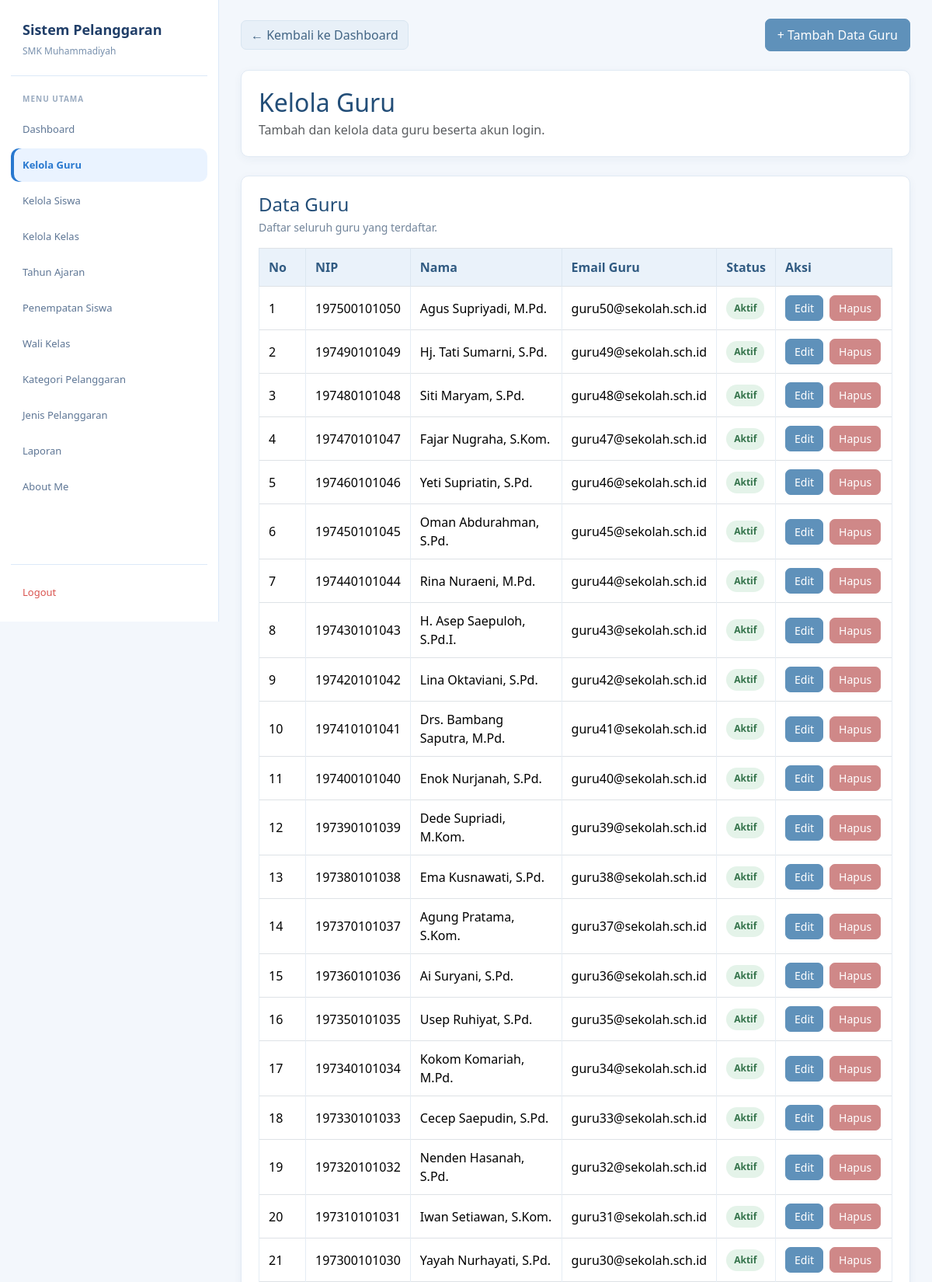
Page /admin/guru.php (signed in, upper part) on the committed database.
### tables this page shows
CREATE TABLE `t_guru` (
  `id` int(11) NOT NULL,
  `nip` varchar(30) NOT NULL,
  `nama` varchar(150) NOT NULL,
  `email` varchar(150) NOT NULL,
  `status_aktif` tinyint(1) NOT NULL,
  `user_id` int(11) DEFAULT NULL,
  `created_at` timestamp NULL DEFAULT current_timestamp(),
  `updated_at` timestamp NULL DEFAULT current_timestamp()
);

### admin/guru.php (the view, shortened to what this page needs)
<?php
include "../config/koneksi.php";
$bukaForm = false;
$query = mysqli_query(
    $koneksi,
    "SELECT g.* FROM t_guru g ORDER BY g.id DESC"
);
function e($value): string {
    return htmlspecialchars(
        (string)($value ?? ''),
        ENT_QUOTES,
        'UTF-8'
    );
}
?>
<!DOCTYPE html>
<html lang="id">
<head>
    <link href="https://cdn.jsdelivr.net/npm/bootstrap@5.3.8/dist/css/bootstrap.min.css" rel="stylesheet">
    <link href="https://cdn.datatables.net/2.3.4/css/dataTables.bootstrap5.min.css" rel="stylesheet">
</head>
<body>
<aside class="sidebar">
    <?php include "layout/sidebar.php"; ?>
</aside>
<main class="main">
    <div class="container py-2">
        <div class="d-flex flex-wrap justify-content-between align-items-center gap-2 mb-4">
            <a href="../dashboard.php" class="btn btn-secondary">
                &larr; Kembali ke Dashboard
            </a>
            <button
                type="button"
                class="btn btn-primary"
                id="tombolTambah"
                data-bs-toggle="collapse"
                data-bs-target="#formTambahGuru"
                aria-expanded="<?= $bukaForm ? 'true' : 'false'; ?>"
                aria-controls="formTambahGuru">
                + Tambah Data Guru
            </button>
        </div>
        <div class="card mb-4">
            <div class="card-body">
                <h2 class="judul mb-1">Kelola Guru</h2>
                <p class="text-muted mb-0">
                    Tambah dan kelola data guru beserta akun login.
                </p>
            </div>
        </div>
        <div class="card">
            <div class="card-body">
                <h4 class="mb-1">Data Guru</h4>
                <p class="keterangan mb-3">
                    Daftar seluruh guru yang terdaftar.
                </p>
                <div class="table-responsive">
                    <table
                        id="tabelGuru"
                        class="table table-bordered table-hover align-middle w-100">
                        <thead>
                            <tr>
                                <th style="width:60px">No</th>
                                <th>NIP</th>
                                <th>Nama</th>
                                <th>Email Guru</th>
                                <th>Status</th>
                                <th style="width:150px">Aksi</th>
                            </tr>
                        </thead>
                        <tbody>
                            <?php if (mysqli_num_rows($query) > 0): ?>
                                <?php $no = 1; ?>
                                <?php while ($guru = mysqli_fetch_assoc($query)): ?>
                                    <tr>
                                        <td><?= $no++; ?></td>
                                        <td><?= e($guru['nip'] ?? ''); ?></td>
                                        <td><?= e($guru['nama'] ?? ''); ?></td>
                                        <td><?= e($guru['email'] ?? ''); ?></td>
                                        <td>
                                            <?php if ((int)($guru['status_aktif'] ?? 0) === 1): ?>
                                                <span class="status-aktif">Aktif</span>
                                            <?php else: ?>
                                                <span class="status-nonaktif">Tidak Aktif</span>
                                            <?php endif; ?>
                                        </td>
                                        <td>
                                            <div class="d-flex flex-wrap gap-2">
                                                <a
                                                    href="edit_guru.php?id=<?= (int)$guru['id']; ?>"
                                                    class="btn btn-sm btn-primary">
                                                    Edit
                                                </a>
                                                <a
                                                    href="hapus_guru.php?id=<?= (int)$guru['id']; ?>"
                                                    class="btn btn-sm btn-danger"
                                                    onclick="return confirm('Yakin ingin menghapus guru ini?')">
                                                    Hapus
                                                </a>
                                            </div>
                                        </td>
                                    </tr>
                                <?php endwhile; ?>
                            <?php endif; ?>
                        </tbody>
                    </table>
                </div>
            </div>
        </div>
    </div>
</main>
</body>
</html>

### admin/guru.php (style rules this page uses)
:root { --blue: #2878cf; --blue-dark: #203e68; --blue-soft: #eaf3ff; --page: #f3f7fc; --white: #fff; --text: #2f435a; --muted: #7890ad; --line: #dce9f8; }
* { box-sizing: border-box; }
body { margin: 0; background: var(--page); color: var(--text); font-family: "Segoe UI", Arial, sans-serif; }
a { text-decoration: none; }
.sidebar { position: fixed; left: 0; top: 0; width: 282px; min-width: 282px; height: 100vh; overflow-y: auto; background: var(--white); border-right: 1px solid var(--line); padding: 25px 14px 16px; display: flex; flex-direction: column; z-index: 1000; }
.main { margin-left: 282px; min-height: 100vh; padding: 24px 28px 40px; }
.container { width: 100%; max-width: none !important; margin: 0 auto; padding: 0 !important; }
.judul, h4 { color: #234e78; }
.card { border: 1px solid #e1eaf4 !important; border-radius: 10px; box-shadow: 0 3px 12px rgba(35, 78, 120, .05) !important; }
.card-body { padding: 22px; }
.btn { border-radius: 7px; }
.btn-primary { --bs-btn-color: #fff; --bs-btn-bg: #5f91ba; --bs-btn-border-color: #5f91ba; --bs-btn-hover-color: #fff; --bs-btn-hover-bg: #4b7fa9; --bs-btn-hover-border-color: #4b7fa9; padding: 8px 15px; }
.btn-secondary { --bs-btn-bg: #e8f0f8; --bs-btn-border-color: #d8e5f1; --bs-btn-color: #426584; --bs-btn-hover-bg: #dceaf6; --bs-btn-hover-border-color: #cbddeb; --bs-btn-hover-color: #234e78; }
.btn-danger { --bs-btn-color: #fff; --bs-btn-bg: #cf8888; --bs-btn-border-color: #cf8888; --bs-btn-hover-color: #fff; --bs-btn-hover-bg: #bd7777; --bs-btn-hover-border-color: #bd7777; }
.btn-sm { padding: 5px 11px; }
.table { color: #344b63; vertical-align: middle; margin-bottom: 0; }
.table thead th { background: #eaf2fa; color: #315b82; border-color: #dce7f1; font-weight: 600; padding: 12px; white-space: nowrap; }
.table tbody td { border-color: #e5edf5; padding: 11px 12px; }
.status-aktif, .status-nonaktif { display: inline-block; padding: 5px 10px; border-radius: 20px; font-size: 12px; font-weight: 600; white-space: nowrap; }
.status-aktif { background: #e4f3e9; color: #34734b; }
.keterangan { color: #71849a; font-size: 14px; }
.table-responsive { width: 100%; }

### rows in the picture
t_guru: nip "197500101050", nama "Agus Supriyadi, M.Pd.", email "guru50@sekolah.sch.id", status_aktif "Aktif"
t_guru: nip "197490101049", nama "Hj. Tati Sumarni, S.Pd.", email "guru49@sekolah.sch.id", status_aktif "Aktif"
t_guru: nip "197480101048", nama "Siti Maryam, S.Pd.", email "guru48@sekolah.sch.id", status_aktif "Aktif"
t_guru: nip "197470101047", nama "Fajar Nugraha, S.Kom.", email "guru47@sekolah.sch.id", status_aktif "Aktif"
t_guru: nip "197460101046", nama "Yeti Supriatin, S.Pd.", email "guru46@sekolah.sch.id", status_aktif "Aktif"
t_guru: nip "197450101045", nama "Oman Abdurahman, S.Pd.", email "guru45@sekolah.sch.id", status_aktif "Aktif"
t_guru: nip "197440101044", nama "Rina Nuraeni, M.Pd.", email "guru44@sekolah.sch.id", status_aktif "Aktif"
t_guru: nip "197430101043", nama "H. Asep Saepuloh, S.Pd.I.", email "guru43@sekolah.sch.id", status_aktif "Aktif"
t_guru: nip "197420101042", nama "Lina Oktaviani, S.Pd.", email "guru42@sekolah.sch.id", status_aktif "Aktif"
t_guru: nip "197410101041", nama "Drs. Bambang Saputra, M.Pd.", email "guru41@sekolah.sch.id", status_aktif "Aktif"
t_guru: nip "197400101040", nama "Enok Nurjanah, S.Pd.", email "guru40@sekolah.sch.id", status_aktif "Aktif"
t_guru: nip "197390101039", nama "Dede Supriadi, M.Kom.", email "guru39@sekolah.sch.id", status_aktif "Aktif"
t_guru: nip "197380101038", nama "Ema Kusnawati, S.Pd.", email "guru38@sekolah.sch.id", status_aktif "Aktif"
t_guru: nip "197370101037", nama "Agung Pratama, S.Kom.", email "guru37@sekolah.sch.id", status_aktif "Aktif"
t_guru: nip "197360101036", nama "Ai Suryani, S.Pd.", email "guru36@sekolah.sch.id", status_aktif "Aktif"
t_guru: nip "197350101035", nama "Usep Ruhiyat, S.Pd.", email "guru35@sekolah.sch.id", status_aktif "Aktif"
t_guru: nip "197340101034", nama "Kokom Komariah, M.Pd.", email "guru34@sekolah.sch.id", status_aktif "Aktif"
t_guru: nip "197330101033", nama "Cecep Saepudin, S.Pd.", email "guru33@sekolah.sch.id", status_aktif "Aktif"
t_guru: nip "197320101032", nama "Nenden Hasanah, S.Pd.", email "guru32@sekolah.sch.id", status_aktif "Aktif"
t_guru: nip "197310101031", nama "Iwan Setiawan, S.Kom.", email "guru31@sekolah.sch.id", status_aktif "Aktif"
t_guru: nip "197300101030", nama "Yayah Nurhayati, S.Pd.", email "guru30@sekolah.sch.id", status_aktif "Aktif"
